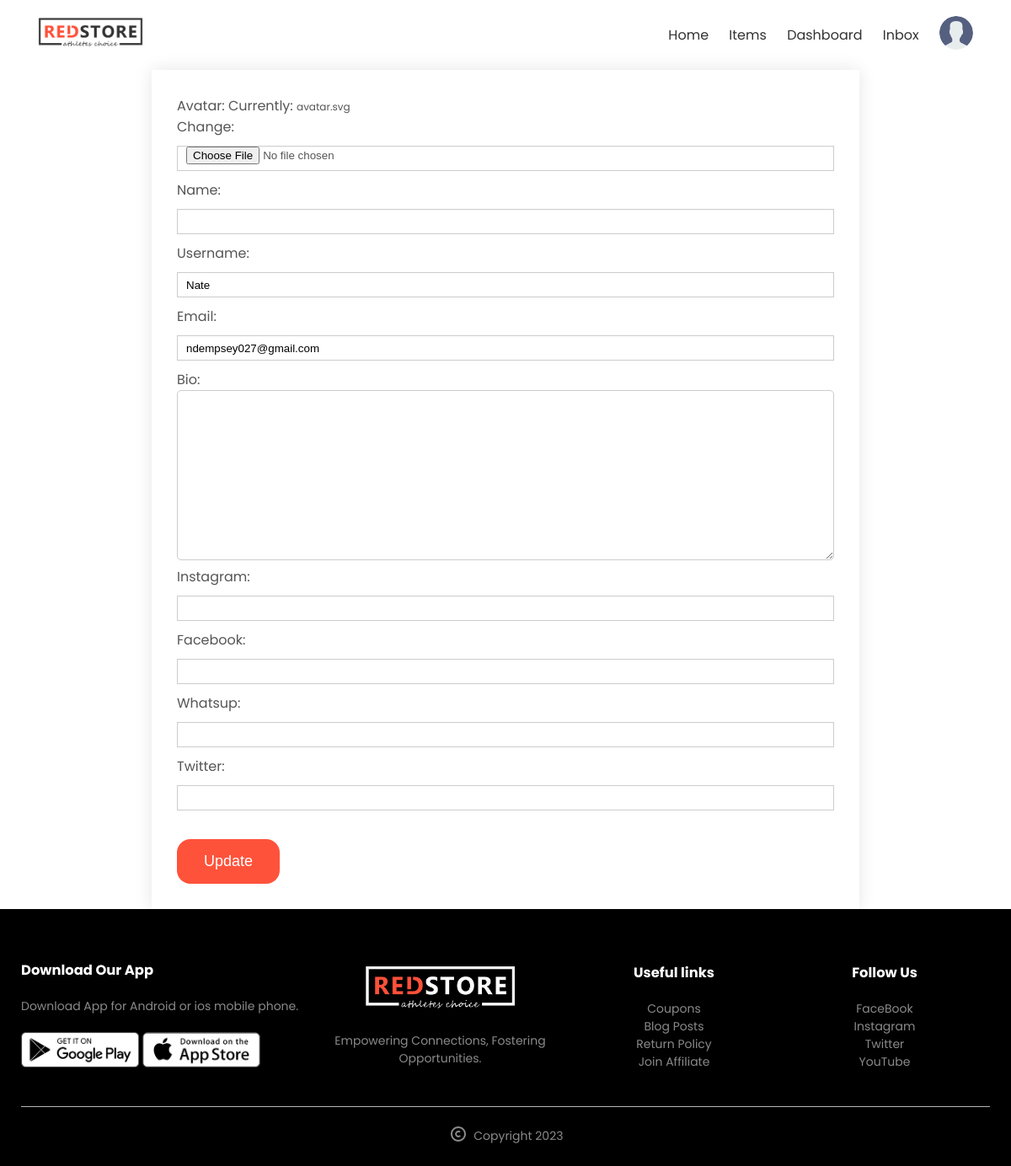
The page /edit-profile/ (signed in) on the database as committed earlier.
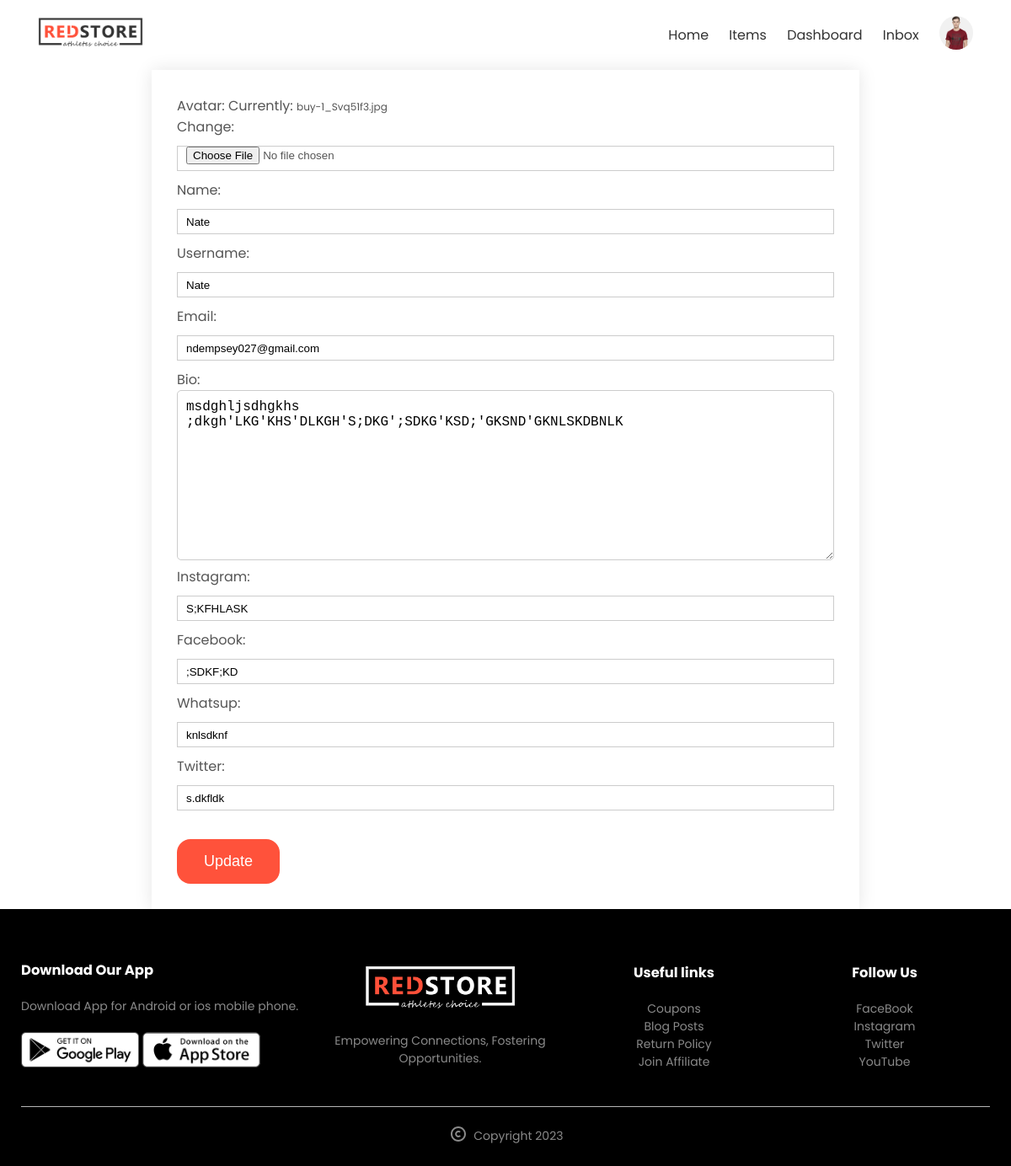
The same page on the database as committed later.
### core/models.py (models this page shows, shortened)
class User(AbstractUser):
    name = models.CharField(max_length=200, null=True)
    email = models.EmailField(unique=True, null=True)
    bio = models.TextField(null=True)
    avatar = models.ImageField(null=True, default="avatar.svg")
    instagram = models.CharField(max_length=50, blank=True)
    facebook = models.CharField(max_length=50, blank=True)
    whatsup = models.CharField(max_length=50, blank=True)
    twitter = models.CharField(max_length=50, blank=True)
    total_ratings = models.PositiveIntegerField(default=0)
    total_rating_points = models.PositiveIntegerField(default=0)
    USERNAME_FIELD = 'username'
    REQUIRED_FIELDS = ['email']

### core/views.py (the view)
# urls.py: path('edit-profile/', views.updateUser, name='edit-profile'),
@login_required
def updateUser(request):
    user = request.user
    form = UserForm(instance=user)
    if request.method == 'POST':
        form = UserForm(request.POST, request.FILES, instance=user)
        if form.is_valid():
            form.save()
            return redirect('profile', pk=user.id)
    return render(request, 'core/update-user.html', {'form': form})

### core/forms.py
class UserForm(forms.ModelForm):
    class Meta:
        model = User
        fields = ('avatar', 'name', 'username', 'email', 'bio', 'instagram', 'facebook', 'whatsup', 'twitter',)
    def __init__(self, *args, **kwargs):
        super(UserForm, self).__init__(*args, **kwargs)
        self.fields['bio'].widget.attrs.update({'class': 'form-control bio-input'})
        self.fields['username'].help_text = None

### core/templates/core/update-user.html (shortened to what this page needs)
{% extends 'core/base.html' %}
{% block content %}
<div class="user-form-ctnr">
	<form class="form" action="." method="POST" enctype="multipart/form-data">
		<div class="user-form-input">
		  {{ form.as_p }}
		</div>
		<div class="form__action">
		  <button class="item-form-btn type="submit">Update</button>
		</div>
	</form>
</div>
{% endblock %}

### core/templates/core/base.html (shortened to what this page needs)
<!DOCTYPE html>
{% load static %}
<html lang="en">
<head>
	<link rel="stylesheet" href="https://cdn.jsdelivr.net/npm/@fortawesome/fontawesome-free@6.2.1/css/fontawesome.min.css">
	<link rel="stylesheet" href="{% static 'css/style.css' %}">
</head>
<body>
	<div class="header">
		<div class="container">
			<div class="navbar">
				<div class="logo">
					<a href="{% url 'home' %}">
						<img src="{% static 'images/logo.png' %}" alt="" width="125px">
					</a>
				</div>
				<nav>
					<ul id="MenuItems">
  						<li><a href="{% url 'home' %}">Home</a></li>
						<li><a href="{% url 'products' %}">Items</a></li>
						{% if request.user.is_authenticated %}
						<li><a href="{% url 'dashboard' %}">Dashboard</a></li>
						<li><a href="{% url 'inbox' %}">Inbox</a></li>
						<li class="user-dropdown">
							<div class="user-avatar">
								<img src="{{ request.user.avatar.url }}" alt="{% static 'images/avatar.svg' %}">
							</div>
						</li>
						{% else %}
						<li><a href="{% url 'signup' %}">Join</a></li>
						<li><a href="{% url 'login' %}">Login</a></li>
						{% endif%}
					</ul>
				</nav>
			</div>
		</div>
	</div>
	{% block content %}
	{% endblock %}
	<div class="footer">
		<div class="container">
			<div class="row">
				<div class="footer-col-1">
						<h3>Download Our App</h3>
						<p>Download App for Android or ios mobile phone.</p>
						<div class="app-logo">
							<img src="{% static 'images/play-store.png' %}" alt="">
							<img src="{% static 'images/app-store.png' %}" alt="">
						</div>
				</div>
				<div class="footer-col-2">
						<img src="{% static 'images/logo-white.png' %}" alt="">
						<p>Empowering Connections, Fostering Opportunities. </p>
				</div>
				<div class="footer-col-3">
						<h3>Useful links</h3>
						<ul>
							<li>Coupons</li>
							<li>Blog Posts</li>
							<li>Return Policy</li>
							<li>Join Affiliate</li>
						</ul>
				</div>
				<div class="footer-col-4">
						<h3>Follow Us</h3>
						<ul>
							<li>FaceBook</li>
							<li>Instagram</li>
							<li>Twitter</li>
							<li>YouTube</li>
						</ul>
					</div>
				</div>
				<hr>
				<p class="copyright">
					<span>
					</span>
					Copyright 2023
				  </p>
			</div>
	</div>
	</body>
</html>

Rows that differ between the two databases and show on the page:
changed User "Nate": user.avatar: picture added in place of a placeholder; name (not shown) → "Nate"; bio (not shown) → "msdghljsdhgkhs ;dkgh'LKG'KHS'DLKGH'S;DKG';SDKG'KSD;'GKSND'GKNLSKDBNLK"; instagram (not shown) → "S;KFHLASK"; facebook (not shown) → ";SDKF;KD"; whatsup (not shown) → "knlsdknf"; twitter (not shown) → "s.dkfldk"
Other text that changed with them:
text no longer shown: "Avatar: Currently: avatar.svg Change: Name: Username: Email: Bio: Instagram: Facebook: Whatsup: Twitter:"
text now shown: "Avatar: Currently: buy-1_Svq51f3.jpg Change: Name: Username: Email: Bio: Instagram: Facebook: Whatsup: Twitter:"
